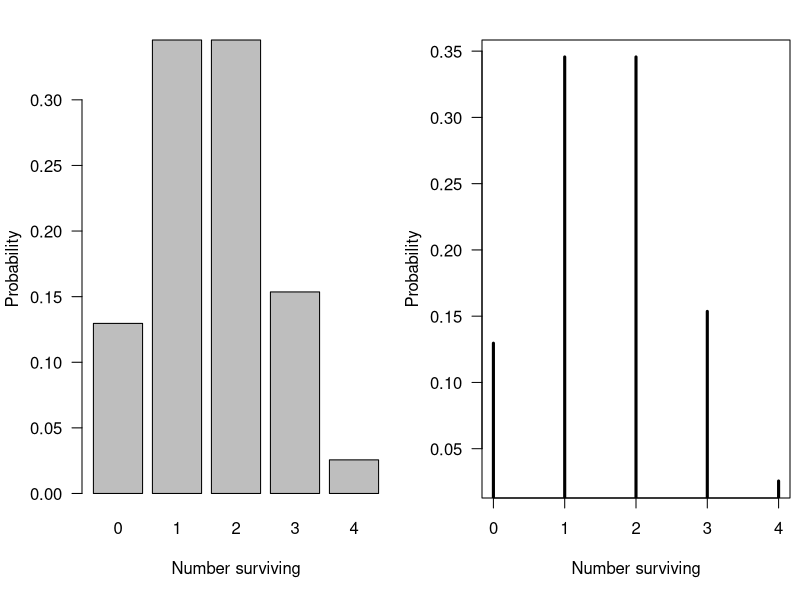
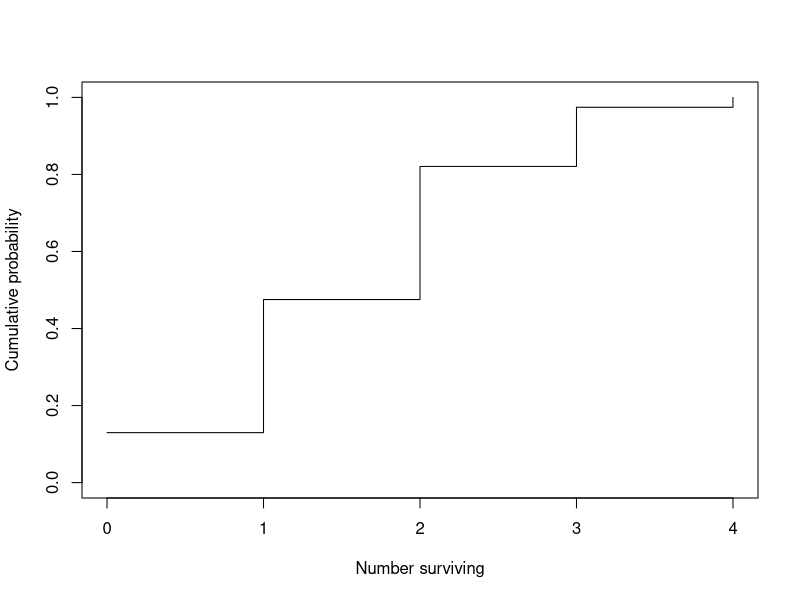
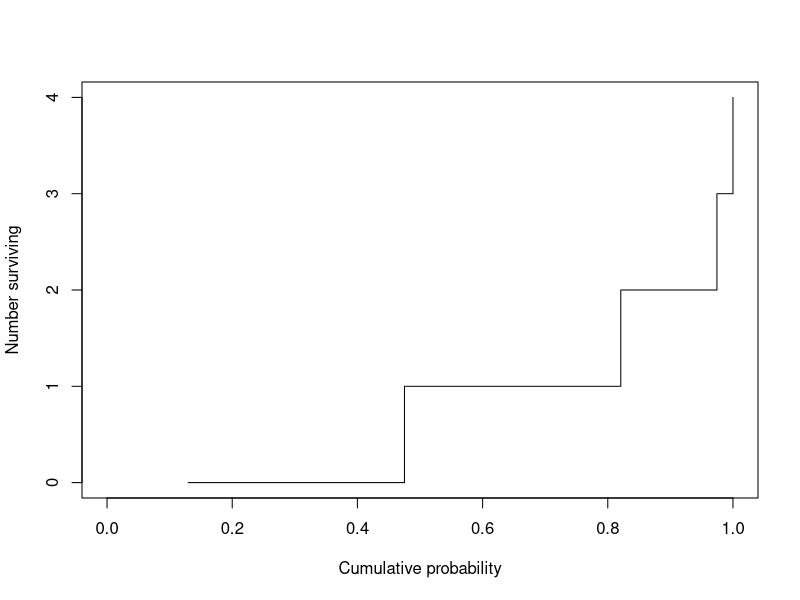
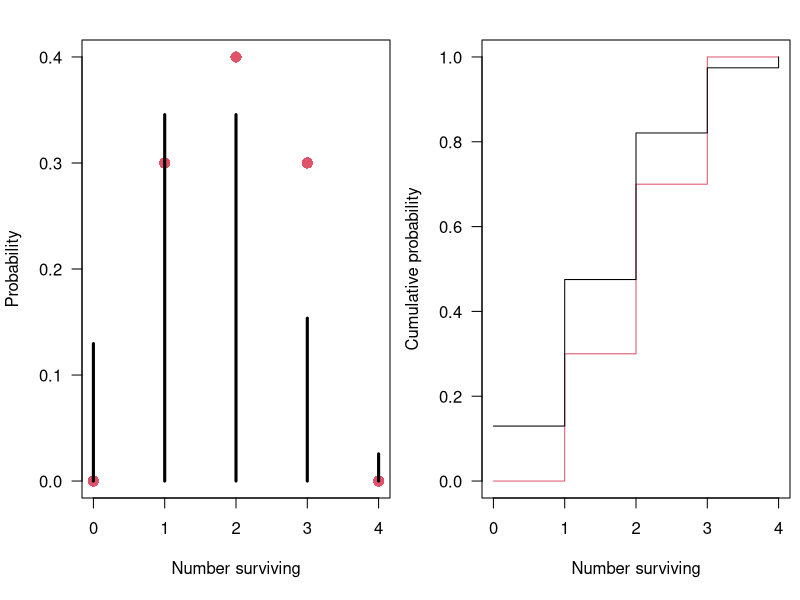
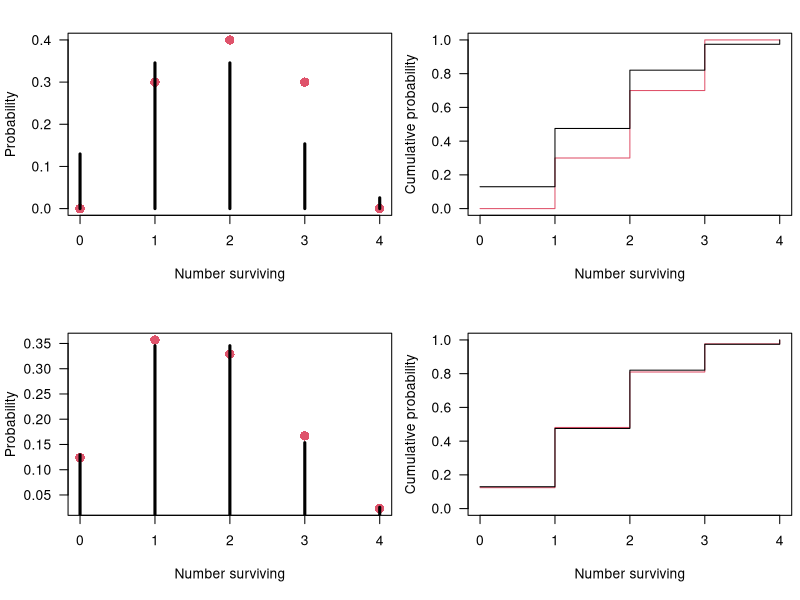
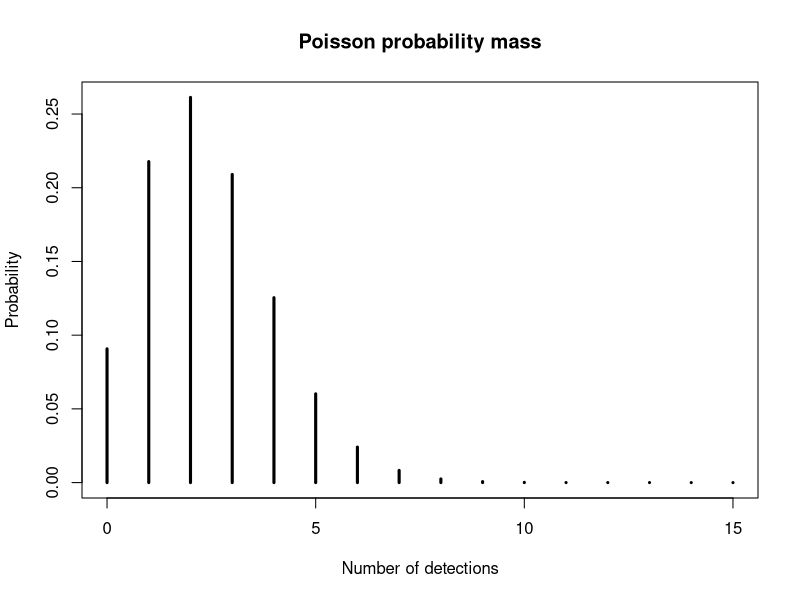
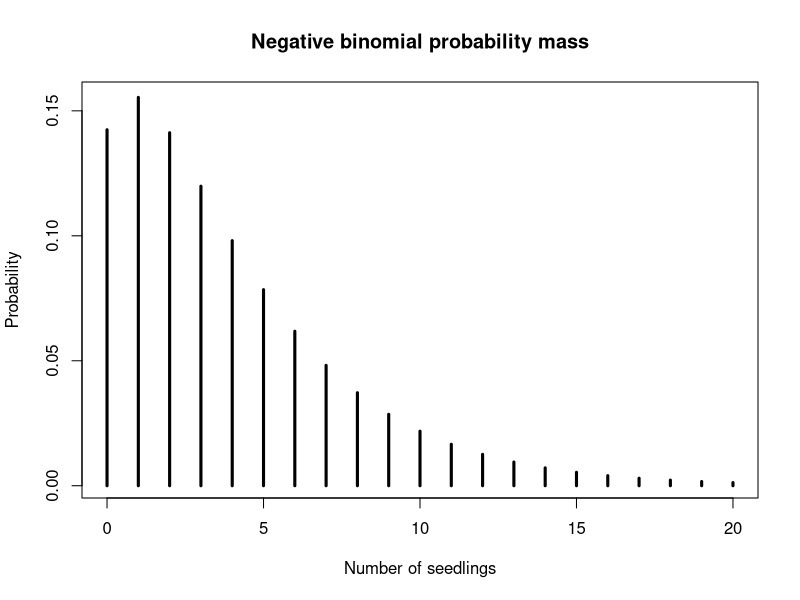

The R script that drew these images, in order:
## ---- chunk 1
#| echo: false
#| eval: true
#| fig-cap: "Binomial probability mass (left: barplot, right: histogram-like)"
seed_count = 4
seed_survival_probability = 0.4
seed_values = seq.int(from = 0, to = seed_count)
seed_mass = dbinom(
  x = seed_values,
  size = seed_count,
  prob = seed_survival_probability
)

par_val = par(no.readonly = TRUE)
par(mfrow = c(1, 2), mar = c(5.1, 4.1, 2, 0.5), las = 1)

barplot(
  height = seed_mass,
  names.arg = seed_values,
  xlab = "Number surviving",
  ylab = "Probability"
)

plot(
  x = seed_values,
  y = seed_mass,
  type = "h",
  lwd = 3,
  xlab = "Number surviving",
  ylab = "Probability"
)
par(par_val)
## ---- chunk 2
dbinom(x = 2, size = seed_count, prob = seed_survival_probability)
## ---- chunk 3
#| echo: false
#| eval: true
#| fig-cap: "Binomial cumulative probability"
seed_count = 4
seed_survival_probability = 0.4
seed_values = seq.int(from = 0, to = seed_count)
seed_cumulative = pbinom(
  q = seed_values,
  size = seed_count,
  prob = seed_survival_probability
)

plot(
  x = seed_values,
  y = seed_cumulative,
  type = "s",
  xlab = "Number surviving",
  ylab = "Cumulative probability",
  ylim = c(0, 1)
)

## ---- chunk 4
pbinom(q = 2, size = seed_count, prob = seed_survival_probability)
## ---- chunk 5
pbinom(
  q = 2,
  size = seed_count,
  prob = seed_survival_probability,
  lower.tail = FALSE
)
## ---- chunk 6
1 - pbinom(q = 2, size = seed_count, prob = seed_survival_probability)
## ---- chunk 7
#| echo: false
#| eval: true
#| fig-cap: "Binomial quantiles"
x = 0:seed_count
cumulative = pbinom(x, size = seed_count, prob = seed_survival_probability)

plot(
  cumulative, x,
  type = "s",
  xlab = "Cumulative probability",
  ylab = "Number surviving",
  xlim = c(0, 1)
)

## ---- chunk 8
median_probability = 0.5
qbinom(
  p = median_probability,
  size = seed_count,
  prob = seed_survival_probability
)
## ---- chunk 9
n_simulated_quadrats = 10
set.seed(seed = 42)
sample_survivors = rbinom(
  n = n_simulated_quadrats,
  size = seed_count,
  prob = seed_survival_probability
)
sample_survivors
## ---- chunk 10
seed_values = seq.int(from = 0, to = seed_count)
seed_probability = dbinom(
  x = seed_values,
  size = seed_count,
  prob = seed_survival_probability
)
expected_value = sum(seed_values * seed_probability)
## ---- chunk 11
variance = sum((seed_values - expected_value)^2 * seed_probability)
## ---- chunk 12
set.seed(seed = 123)
n_quadrats = 10
sample_survivors = rbinom(
  n = n_quadrats,
  size = seed_count,
  prob = seed_survival_probability
)
## ---- chunk 13
seed_values = seq.int(from = 0, to = seed_count)
count_survivors = table(factor(x = sample_survivors, levels = seed_values))
relative_frequency = count_survivors/length(sample_survivors)
relative_frequency
## ---- chunk 14
data.frame(
  seed_count = seed_values,
  relative_frequency = as.numeric(x = relative_frequency),
  theoretical_probability = dbinom(
    x = seed_values,
    size = seed_count,
    prob = seed_survival_probability
  )
)
## ---- chunk 15
set.seed(123)
sample_sizes = 10^(seq_len(length.out = 5))

all_frequencies = matrix(NA, nrow = seed_count + 1, ncol = 6)
colnames(all_frequencies) = c(1,2,3,4,5,"theory")

for(i in 1:5) {
    sample_survivors = rbinom(n = sample_sizes[i],
                              size = seed_count,
                              prob = seed_survival_probability)
    relative_frequency = table(factor(sample_survivors, levels = seed_values))/sample_sizes[i]
    all_frequencies[,i] = as.numeric(relative_frequency)
}
all_frequencies[,6] = dbinom(x = seed_values,
                             size = seed_count,
                             prob = seed_survival_probability)
round(all_frequencies, 3)
## ---- chunk 16
#| echo: false
#| eval: true
#| fig-cap: "Empirical (red) and theoretical distributions for n = 10. Left panels: mass, Right panels: cumulative)"
set.seed(142)
mass = dbinom(x = seed_values,
              size = seed_count,
              prob = seed_survival_probability)
cumprob = pbinom(q = seed_values,
                 size = seed_count,
                 prob = seed_survival_probability)
sample_survivors = rbinom(n = n_quadrats,
                          size = seed_count,
                          prob = seed_survival_probability)
count_survivors = table(factor(sample_survivors,levels = seed_values))
relative_frequency = as.numeric(count_survivors)/n_quadrats
cumulative_relative_frequency = cumsum(relative_frequency)

# The four panels
par_val = par(no.readonly = TRUE)
par(mfrow = c(1, 2), mar = c(5.1, 4.1, 2, 0.5), las = 1)
# Small samples first
plot(x, relative_frequency, type = "p", col = 2, xlab = "Number surviving",
     ylab = "Probability", xlim = c(0,seed_count), ylim = range(mass, relative_frequency),
     pch = 16, cex = 1.5)
lines(x, mass, lwd = 3, type = "h")
plot(x, cumulative_relative_frequency, col = 2, type = "s", xlab = "Number surviving",
     ylab = "Cumulative probability", ylim = c(0,1))
lines(x, cumprob, type = "s")
par(par_val)
## ---- chunk 17
set.seed(123)
sample_survivors = rbinom(n = n_quadrats,
                          size = seed_count,
                          prob = seed_survival_probability)
count_survivors = table(factor(sample_survivors, levels = seed_values))
relative_frequency = count_survivors/n_quadrats
weighted_average = sum(relative_frequency*seed_values)
sample_mean      = mean(sample_survivors)
c(weighted_average, sample_mean)
## ---- chunk 18
variance = sum((seed_values - weighted_average)^2 * relative_frequency)
## ---- chunk 19
var(sample_survivors)
## ---- chunk 20
quantile(sample_survivors, prob = 0.5)
## ---- chunk 21
#| echo: false
#| eval: true
#| fig-cap: "Empirical (red) and theoretical distributions for n = 10 (top) and n = 1000 (bottom). Left panels: mass, Right panels: cumulative)"
set.seed(142)
# Experiment with n = 10
n_quadrats = 10
mass = dbinom(x = seed_values,
              size = seed_count,
              prob = seed_survival_probability)
cumprob = pbinom(q = seed_values,
                 size = seed_count,
                 prob = seed_survival_probability)
sample_survivors = rbinom(n = n_quadrats,
                          size = seed_count,
                          prob = seed_survival_probability)
count_survivors = table(factor(sample_survivors,levels = seed_values))
relative_frequency = as.numeric(count_survivors/n_quadrats)
cumulative_relative_frequency = cumsum(relative_frequency)
# Experiment with n = 1000
n_quadrats = 1000
sample_survivors_large = rbinom(n = n_quadrats,
                                size = seed_count,
                                prob = seed_survival_probability)
count_survivors_large = table(factor(sample_survivors_large,levels = seed_values))
relative_frequency_large = as.numeric(count_survivors_large/n_quadrats)
cumulative_relative_frequency_large = cumsum(relative_frequency_large)

# The four panels
par_val = par(no.readonly = TRUE)
par(mfrow = c(2, 2), mar = c(5.1, 4.1, 2, 0.5), las = 1)
# Small samples first
plot(x, relative_frequency, type = "p", col = 2, xlab = "Number surviving",
     ylab = "Probability", xlim = c(0,4), ylim = (range(mass, relative_frequency)),
     pch = 16, cex = 1.5)
lines(x, mass, lwd = 3, t = "h")
plot(x, cumulative_relative_frequency, col = 2, type = "s", xlab = "Number surviving",
     ylab = "Cumulative probability", ylim = c(0,1))
lines(x, cumprob, type = "s")
# Large samples second
plot(x, relative_frequency_large, type = "p", col = 2, xlab = "Number surviving",
     ylab = "Probability", xlim = c(0,4), ylim = (range(mass, relative_frequency_large)),
     pch = 16, cex = 1.5)
lines(x, mass, lwd = 3, t = "h")
plot(x, cumulative_relative_frequency_large, col = 2, type = "s", xlab = "Number surviving",
     ylab = "Cumulative probability", ylim = c(0,1))
lines(x, cumprob, type = "s")
par(par_val)
## ---- chunk 22
seedling_count = 20L
seedling_survival_probability = 0.7
survivors_to_check = 14L

dbinom(
  x = survivors_to_check,
  size = seedling_count,
  prob = seedling_survival_probability
)
## ---- chunk 23
expected_survivors = seedling_count * seedling_survival_probability
variance_survivors = seedling_count *
  seedling_survival_probability *
  (1 - seedling_survival_probability)
## ---- chunk 24
mean_survivors = expected_survivors
success_probability = 1 - variance_survivors / mean_survivors
estimated_trial_count = mean_survivors / success_probability
## ---- chunk 25
rate_per_night = 0.8
n_nights = 3
expected_detections = rate_per_night * n_nights
detections_to_check = 2L

dpois(x = detections_to_check, lambda = expected_detections)
## ---- chunk 26
minimum_detections = 5
ppois(
  q = minimum_detections - 1,
  lambda = expected_detections,
  lower.tail = FALSE
)
## ---- chunk 27
maximum_detections_to_plot = 15
detection_values = seq.int(from = 0, to = maximum_detections_to_plot)
detection_mass = dpois(x = detection_values, lambda = expected_detections)

plot(
  x = detection_values,
  y = detection_mass,
  type = "h",
  lwd = 3,
  xlab = "Number of detections",
  ylab = "Probability",
  main = "Poisson probability mass"
)
## ---- chunk 28
set.seed(seed = 123L)

n_quadrats = 100L
negative_binomial_size = 1.5
negative_binomial_mean = 4

counts = rnbinom(
  n = n_quadrats,
  size = negative_binomial_size,
  mu = negative_binomial_mean
)

sample_mean = mean(counts)
sample_variance = var(counts)
dispersion_ratio = sample_variance / sample_mean
c(sample_mean, sample_variance, dispersion_ratio)
## ---- chunk 29
mean_seedlings = 4
negative_binomial_size = 1.5

expected_seedlings = mean_seedlings
variance_seedlings = mean_seedlings +
  mean_seedlings^2 / negative_binomial_size

c(mean = expected_seedlings, variance = variance_seedlings)
## ---- chunk 30
seedlings_to_check = 10

dnbinom(
  x = seedlings_to_check,
  size = negative_binomial_size,
  mu = mean_seedlings
)
## ---- chunk 31
minimum_seedlings = 10

pnbinom(
  q = minimum_seedlings - 1,
  size = negative_binomial_size,
  mu = mean_seedlings,
  lower.tail = FALSE
)
## ---- chunk 32
maximum_seedlings_to_plot = 20
seedling_values = seq.int(from = 0, to = maximum_seedlings_to_plot)
negative_binomial_mass = dnbinom(
  x = seedling_values,
  size = negative_binomial_size,
  mu = mean_seedlings
)

plot(
  x = seedling_values,
  y = negative_binomial_mass,
  type = "h",
  lwd = 3,
  xlab = "Number of seedlings",
  ylab = "Probability",
  main = "Negative binomial probability mass"
)
